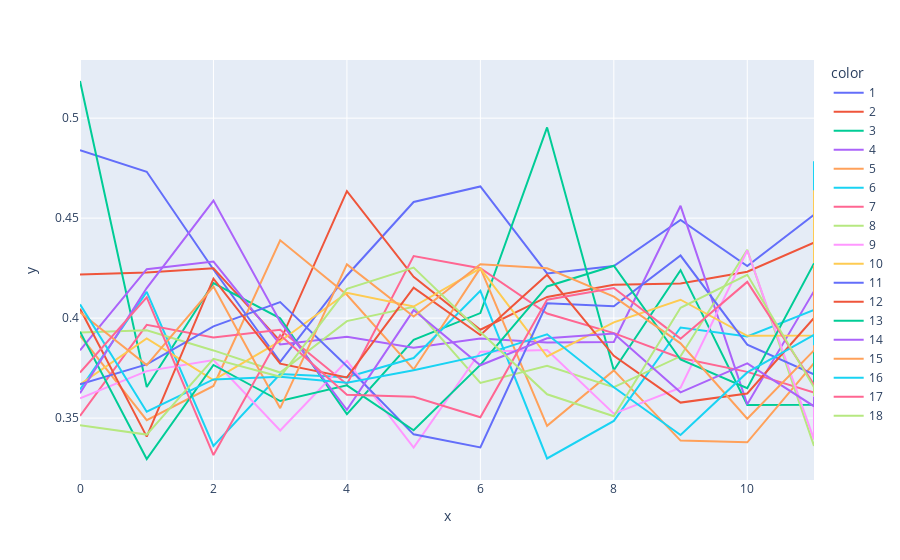

The notebook cell this image was saved under:
### Code cell
get_figure(
    data,
    'loss',
    'val'
)

### Figure 1 — Plotly figure (JSON) as saved in the notebook; plotly's stock layout.template omitted (floating-point values rounded to 4 significant figures)
{"data": [{"hovertemplate": "color=1<br>x=%{x}<br>y=%{y}<extra></extra>", "legendgroup": "1", "line": {"color": "#636efa", "dash": "solid"}, "marker": {"symbol": "circle"}, "mode": "lines", "name": "1", "orientation": "v", "showlegend": true, "type": "scatter", "x": [0, 1, 2, 3, 4, 5, 6, 7, 8, 9, 10, 11, 11], "xaxis": "x", "y": [0.484, 0.4732, 0.4243, 0.3782, 0.4213, 0.4581, 0.4659, 0.4224, 0.4261, 0.4491, 0.426, 0.4517, 0.4498], "yaxis": "y"}, {"hovertemplate": "color=2<br>x=%{x}<br>y=%{y}<extra></extra>", "legendgroup": "2", "line": {"color": "#EF553B", "dash": "solid"}, "marker": {"symbol": "circle"}, "mode": "lines", "name": "2", "orientation": "v", "showlegend": true, "type": "scatter", "x": [0, 1, 2, 3, 4, 5, 6, 7, 8, 9, 10, 11, 11], "xaxis": "x", "y": [0.4218, 0.4228, 0.4249, 0.3885, 0.4635, 0.4207, 0.3942, 0.4106, 0.4167, 0.4173, 0.4232, 0.4378, 0.4317], "yaxis": "y"}, {"hovertemplate": "color=3<br>x=%{x}<br>y=%{y}<extra></extra>", "legendgroup": "3", "line": {"color": "#00cc96", "dash": "solid"}, "marker": {"symbol": "circle"}, "mode": "lines", "name": "3", "orientation": "v", "showlegend": true, "type": "scatter", "x": [0, 1, 2, 3, 4, 5, 6, 7, 8, 9, 10, 11, 11], "xaxis": "x", "y": [0.5186, 0.3656, 0.4175, 0.3999, 0.352, 0.3891, 0.4025, 0.4953, 0.3739, 0.424, 0.3566, 0.3567, 0.3898], "yaxis": "y"}, {"hovertemplate": "color=4<br>x=%{x}<br>y=%{y}<extra></extra>", "legendgroup": "4", "line": {"color": "#ab63fa", "dash": "solid"}, "marker": {"symbol": "circle"}, "mode": "lines", "name": "4", "orientation": "v", "showlegend": true, "type": "scatter", "x": [0, 1, 2, 3, 4, 5, 6, 7, 8, 9, 10, 11, 11], "xaxis": "x", "y": [0.3839, 0.4245, 0.4283, 0.3869, 0.3906, 0.3852, 0.3898, 0.3878, 0.3881, 0.4562, 0.3569, 0.4135, 0.3832], "yaxis": "y"}, {"hovertemplate": "color=5<br>x=%{x}<br>y=%{y}<extra></extra>", "legendgroup": "5", "line": {"color": "#FFA15A", "dash": "solid"}, "marker": {"symbol": "circle"}, "mode": "lines", "name": "5", "orientation": "v", "showlegend": true, "type": "scatter", "x": [0, 1, 2, 3, 4, 5, 6, 7, 8, 9, 10, 11, 11], "xaxis": "x", "y": [0.3913, 0.349, 0.3661, 0.439, 0.4117, 0.3743, 0.425, 0.3461, 0.3739, 0.3388, 0.3379, 0.3775, 0.3679], "yaxis": "y"}, {"hovertemplate": "color=6<br>x=%{x}<br>y=%{y}<extra></extra>", "legendgroup": "6", "line": {"color": "#19d3f3", "dash": "solid"}, "marker": {"symbol": "circle"}, "mode": "lines", "name": "6", "orientation": "v", "showlegend": true, "type": "scatter", "x": [0, 1, 2, 3, 4, 5, 6, 7, 8, 9, 10, 11, 11], "xaxis": "x", "y": [0.3643, 0.4131, 0.3361, 0.372, 0.3705, 0.38, 0.4136, 0.3298, 0.3486, 0.3953, 0.3908, 0.4041, 0.4784], "yaxis": "y"}, {"hovertemplate": "color=7<br>x=%{x}<br>y=%{y}<extra></extra>", "legendgroup": "7", "line": {"color": "#FF6692", "dash": "solid"}, "marker": {"symbol": "circle"}, "mode": "lines", "name": "7", "orientation": "v", "showlegend": true, "type": "scatter", "x": [0, 1, 2, 3, 4, 5, 6, 7, 8, 9, 10, 11, 11], "xaxis": "x", "y": [0.3511, 0.3966, 0.3904, 0.3942, 0.3669, 0.4311, 0.4249, 0.4023, 0.3925, 0.3801, 0.3731, 0.3628, 0.3571], "yaxis": "y"}, {"hovertemplate": "color=8<br>x=%{x}<br>y=%{y}<extra></extra>", "legendgroup": "8", "line": {"color": "#B6E880", "dash": "solid"}, "marker": {"symbol": "circle"}, "mode": "lines", "name": "8", "orientation": "v", "showlegend": true, "type": "scatter", "x": [0, 1, 2, 3, 4, 5, 6, 7, 8, 9, 10, 11, 11], "xaxis": "x", "y": [0.3929, 0.3939, 0.3839, 0.3728, 0.3985, 0.4057, 0.3676, 0.3762, 0.3655, 0.3809, 0.4342, 0.3361, 0.3382], "yaxis": "y"}, {"hovertemplate": "color=9<br>x=%{x}<br>y=%{y}<extra></extra>", "legendgroup": "9", "line": {"color": "#FF97FF", "dash": "solid"}, "marker": {"symbol": "circle"}, "mode": "lines", "name": "9", "orientation": "v", "showlegend": true, "type": "scatter", "x": [0, 1, 2, 3, 4, 5, 6, 7, 8, 9, 10, 11, 11], "xaxis": "x", "y": [0.3599, 0.3735, 0.379, 0.3438, 0.3786, 0.3353, 0.3832, 0.3841, 0.3522, 0.3652, 0.4338, 0.3393, 0.3787], "yaxis": "y"}, {"hovertemplate": "color=10<br>x=%{x}<br>y=%{y}<extra></extra>", "legendgroup": "10", "line": {"color": "#FECB52", "dash": "solid"}, "marker": {"symbol": "circle"}, "mode": "lines", "name": "10", "orientation": "v", "showlegend": true, "type": "scatter", "x": [0, 1, 2, 3, 4, 5, 6, 7, 8, 9, 10, 11, 11], "xaxis": "x", "y": [0.3668, 0.3899, 0.369, 0.3885, 0.4127, 0.4058, 0.4249, 0.3808, 0.3979, 0.4092, 0.3912, 0.3914, 0.4639], "yaxis": "y"}, {"hovertemplate": "color=11<br>x=%{x}<br>y=%{y}<extra></extra>", "legendgroup": "11", "line": {"color": "#636efa", "dash": "solid"}, "marker": {"symbol": "circle"}, "mode": "lines", "name": "11", "orientation": "v", "showlegend": true, "type": "scatter", "x": [0, 1, 2, 3, 4, 5, 6, 7, 8, 9, 10, 11, 11], "xaxis": "x", "y": [0.367, 0.3769, 0.3959, 0.408, 0.3759, 0.3419, 0.3353, 0.4074, 0.4059, 0.4313, 0.3867, 0.3718, 0.3803], "yaxis": "y"}, {"hovertemplate": "color=12<br>x=%{x}<br>y=%{y}<extra></extra>", "legendgroup": "12", "line": {"color": "#EF553B", "dash": "solid"}, "marker": {"symbol": "circle"}, "mode": "lines", "name": "12", "orientation": "v", "showlegend": true, "type": "scatter", "x": [0, 1, 2, 3, 4, 5, 6, 7, 8, 9, 10, 11, 11], "xaxis": "x", "y": [0.4047, 0.3407, 0.4197, 0.3772, 0.3703, 0.4152, 0.3916, 0.4217, 0.3812, 0.3578, 0.3623, 0.4001, 0.4238], "yaxis": "y"}, {"hovertemplate": "color=13<br>x=%{x}<br>y=%{y}<extra></extra>", "legendgroup": "13", "line": {"color": "#00cc96", "dash": "solid"}, "marker": {"symbol": "circle"}, "mode": "lines", "name": "13", "orientation": "v", "showlegend": true, "type": "scatter", "x": [0, 1, 2, 3, 4, 5, 6, 7, 8, 9, 10, 11, 11], "xaxis": "x", "y": [0.3932, 0.3296, 0.3766, 0.3585, 0.3664, 0.3439, 0.3766, 0.4158, 0.4262, 0.3793, 0.365, 0.4273, 0.363], "yaxis": "y"}, {"hovertemplate": "color=14<br>x=%{x}<br>y=%{y}<extra></extra>", "legendgroup": "14", "line": {"color": "#ab63fa", "dash": "solid"}, "marker": {"symbol": "circle"}, "mode": "lines", "name": "14", "orientation": "v", "showlegend": true, "type": "scatter", "x": [0, 1, 2, 3, 4, 5, 6, 7, 8, 9, 10, 11, 11], "xaxis": "x", "y": [0.3625, 0.4151, 0.4588, 0.3982, 0.3541, 0.404, 0.3764, 0.3899, 0.3923, 0.3629, 0.3774, 0.3559, 0.3606], "yaxis": "y"}, {"hovertemplate": "color=15<br>x=%{x}<br>y=%{y}<extra></extra>", "legendgroup": "15", "line": {"color": "#FFA15A", "dash": "solid"}, "marker": {"symbol": "circle"}, "mode": "lines", "name": "15", "orientation": "v", "showlegend": true, "type": "scatter", "x": [0, 1, 2, 3, 4, 5, 6, 7, 8, 9, 10, 11, 11], "xaxis": "x", "y": [0.4029, 0.3765, 0.4158, 0.355, 0.4269, 0.4008, 0.427, 0.4249, 0.4107, 0.3874, 0.3497, 0.3839, 0.4265], "yaxis": "y"}, {"hovertemplate": "color=16<br>x=%{x}<br>y=%{y}<extra></extra>", "legendgroup": "16", "line": {"color": "#19d3f3", "dash": "solid"}, "marker": {"symbol": "circle"}, "mode": "lines", "name": "16", "orientation": "v", "showlegend": true, "type": "scatter", "x": [0, 1, 2, 3, 4, 5, 6, 7, 8, 9, 10, 11, 11], "xaxis": "x", "y": [0.4069, 0.3532, 0.3694, 0.3706, 0.3677, 0.3739, 0.3812, 0.3919, 0.3654, 0.3416, 0.3729, 0.3917, 0.3865], "yaxis": "y"}, {"hovertemplate": "color=17<br>x=%{x}<br>y=%{y}<extra></extra>", "legendgroup": "17", "line": {"color": "#FF6692", "dash": "solid"}, "marker": {"symbol": "circle"}, "mode": "lines", "name": "17", "orientation": "v", "showlegend": true, "type": "scatter", "x": [0, 1, 2, 3, 4, 5, 6, 7, 8, 9, 10, 11, 11], "xaxis": "x", "y": [0.3728, 0.4103, 0.3315, 0.3915, 0.3616, 0.3607, 0.3505, 0.4092, 0.4151, 0.3897, 0.4181, 0.3667, 0.3625], "yaxis": "y"}, {"hovertemplate": "color=18<br>x=%{x}<br>y=%{y}<extra></extra>", "legendgroup": "18", "line": {"color": "#B6E880", "dash": "solid"}, "marker": {"symbol": "circle"}, "mode": "lines", "name": "18", "orientation": "v", "showlegend": true, "type": "scatter", "x": [0, 1, 2, 3, 4, 5, 6, 7, 8, 9, 10, 11, 11], "xaxis": "x", "y": [0.3465, 0.3418, 0.3797, 0.3707, 0.4146, 0.4253, 0.393, 0.3619, 0.3509, 0.4052, 0.4217, 0.3654, 0.3611], "yaxis": "y"}], "layout": {"autosize": true, "legend": {"title": {"text": "color"}, "tracegroupgap": 0}, "margin": {"t": 60}, "xaxis": {"anchor": "y", "autorange": true, "domain": [0, 1], "range": [0, 11], "title": {"text": "x"}, "type": "linear"}, "yaxis": {"anchor": "x", "autorange": true, "domain": [0, 1], "range": [0.3191, 0.5291], "title": {"text": "y"}, "type": "linear"}}}
